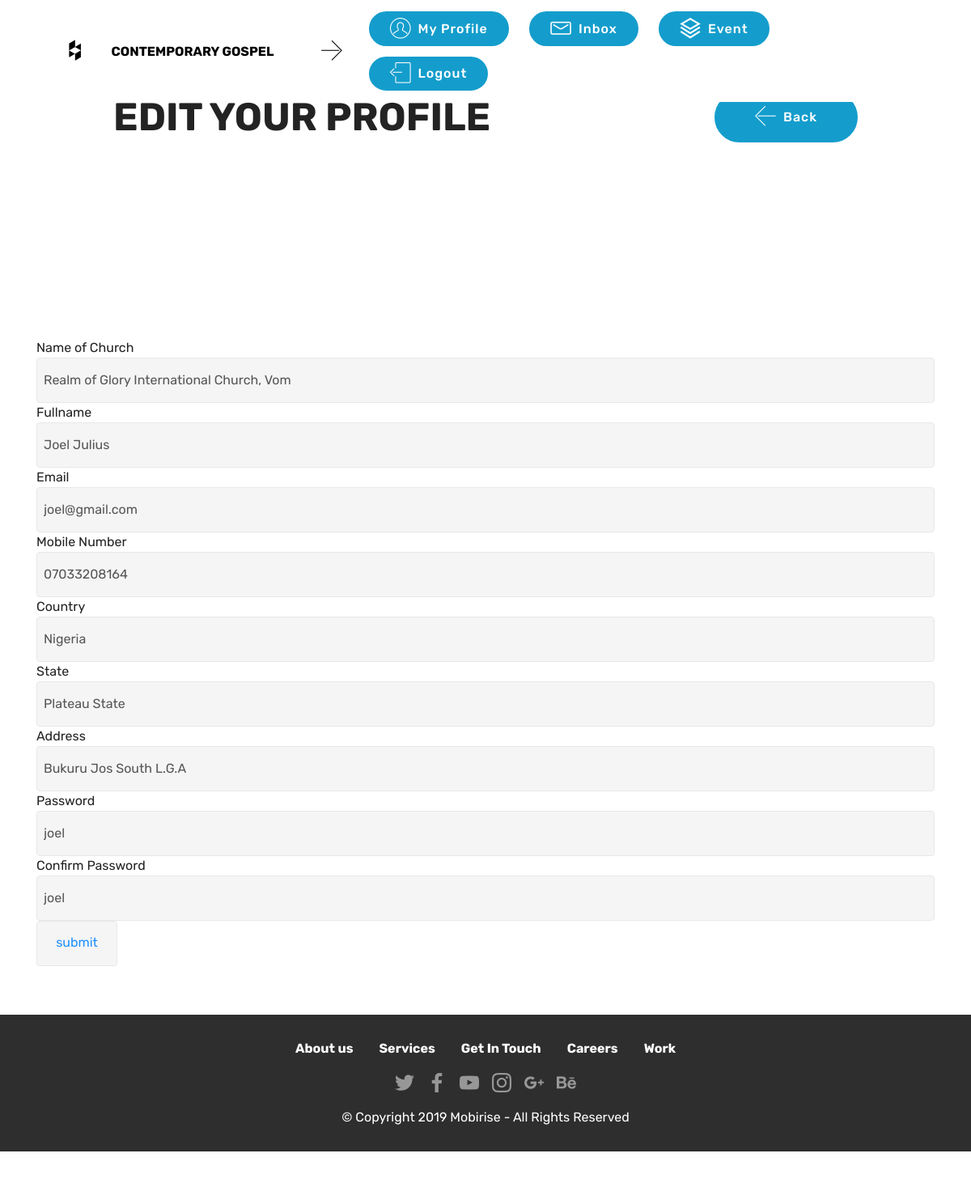
/user/page1a.php?edit=6, run on the app's committed database.
### tables this page shows
CREATE TABLE IF NOT EXISTS `registration` (
  `id` int(150) NOT NULL AUTO_INCREMENT,
  `name_of_church` varchar(150) NOT NULL,
  `fullname` varchar(70) NOT NULL,
  `email` varchar(50) NOT NULL,
  `phone` varchar(25) NOT NULL,
  `country` varchar(150) NOT NULL,
  `state` varchar(150) NOT NULL,
  `address` varchar(150) NOT NULL,
  `pass` varchar(25) NOT NULL,
  `pass2` varchar(25) NOT NULL,
  `image` varchar(200) NOT NULL,
  PRIMARY KEY (`id`)
);

### user/page1a.php (the view, shortened to what this page needs)
<!DOCTYPE html>
<html  >
<head>
  <link rel="stylesheet" href="assets/web/assets/mobirise-icons2/mobirise2.css">
  <link rel="stylesheet" href="assets/web/assets/mobirise-icons/mobirise-icons.css">
  <link rel="stylesheet" href="assets/web/assets/mobirise-icons-bold/mobirise-icons-bold.css">
  <link rel="stylesheet" href="assets/bootstrap/css/bootstrap.min.css">
  <link rel="stylesheet" href="assets/bootstrap/css/bootstrap-grid.min.css">
  <link rel="stylesheet" href="assets/bootstrap/css/bootstrap-reboot.min.css">
  <link rel="stylesheet" href="assets/dropdown/css/style.css">
  <link rel="stylesheet" href="assets/tether/tether.min.css">
  <link rel="stylesheet" href="assets/socicon/css/styles.css">
  <link rel="stylesheet" href="assets/theme/css/style.css">
  <link rel="preload" as="style" href="assets/mobirise/css/mbr-additional.css"><link rel="stylesheet" href="assets/mobirise/css/mbr-additional.css" type="text/css">
</head>
<body>
  <section class="mbr-section info1 cid-rRViMzkess" id="info1-n">
    <div class="container">
        <div class="row justify-content-center content-row">
            <div class="media-container-column title col-12 col-lg-7 col-md-6">
                <h2 class="align-left mbr-bold mbr-fonts-style display-2">EDIT YOUR PROFILE</h2>
            </div>
            <div class="media-container-column col-12 col-lg-3 col-md-4">
                <div class="mbr-section-btn align-right py-4"><a class="btn btn-primary display-4" href="page1.php"><span class="mbri-left mbr-iconfont mbr-iconfont-btn"></span>Back</a></div>
            </div>
        </div>
    </div>
</section>
<section class="engine"><a href="https://mobirise.info/f">simple website creator</a></section><section class="menu cid-rRPjm1qFXp" once="menu" id="menu2-i">
    <nav class="navbar navbar-expand beta-menu navbar-dropdown align-items-center navbar-fixed-top navbar-toggleable-sm">
        <div class="menu-logo">
            <div class="navbar-brand">
                <span class="navbar-caption-wrap"><a class="navbar-caption text-black display-4" href="https://mobirise.co"><span class="socicon socicon-houzz mbr-iconfont mbr-iconfont-btn"></span></a><a class="navbar-caption text-black display-4" href="https://mobirise.co" style="background-color: rgb(255, 255, 255); display: inline !important;">CONTEMPORARY GOSPEL</a></span>
            </div>
        </div>
        <div class="collapse navbar-collapse" id="navbarSupportedContent">
            <ul class="navbar-nav nav-dropdown" data-app-modern-menu="true"><li class="nav-item">
                    <a class="nav-link link text-black display-4" href="https://mobirise.co"><span class="mbri-right mbr-iconfont mbr-iconfont-btn"></span></a>
                </li></ul>
            <div class="navbar-buttons mbr-section-btn"><a class="btn btn-sm btn-primary display-4" href="page1.php"><span class="mbri-user mbr-iconfont mbr-iconfont-btn"></span>
                    My Profile</a>  <a class="btn btn-sm btn-primary display-4" href="page4.php"><span class="mbrib-letter mbr-iconfont mbr-iconfont-btn"></span>Inbox</a>           <a class="btn btn-sm btn-primary display-4" href="page3.php"><span class="mobi-mbri mobi-mbri-layers mbr-iconfont mbr-iconfont-btn"></span>Event</a> <a class="btn btn-sm btn-primary display-4" href="../index/page2.php"><span class="mbri-logout mbr-iconfont mbr-iconfont-btn"></span>
                    Logout</a></div>
        </div>
    </nav>
</section>
<section class="carousel slide testimonials-slider cid-rRVhYem8RM" data-interval="false" id="testimonials-slider1-l">
<?php
$conn=mysql_connect("localhost","root","");
$sql ="SELECT* FROM registration WHERE email='".$_SESSION['email']."'";
$mine=mysql_query($sql,$conn);
while($row = mysql_fetch_array($mine, MYSQL_ASSOC)) {
    echo"
    <div class='container text-center'>
        <h2 class='pb-5 mbr-fonts-style display-2'>
        {$row['name_of_church']}
        </h2>
        <div class='carousel slide' role='listbox' data-pause='true' data-keyboard='false' data-ride='carousel' data-interval='6000'>
            <div class='carousel-inner'>
            <div class='carousel-item'>
                    <div class='user col-md-8'>
                        <div class='user_image'>
                        <img style='max-height:auto;'src='../index/images/".$row['image']."'>
                        </div>
                        <div class='user_name mbr-bold pb-2 mbr-fonts-style display-7'>
                        {$row['fullname']}
                        </div>
                        <div class='user_desk mbr-light mbr-fonts-style display-7'>
                        {$row['email']}
                        </div>
                    </div>
                </div><div class='carousel-item'>
                    <div class='user col-md-8'>
                        <div class='user_image'>
                        <img style='max-height:auto;'src='../index/images/".$row['image']."'>
                        </div>
                        <div class='user_name mbr-bold pb-2 mbr-fonts-style display-7'>
                        {$row['fullname']}
                        </div>
                        <div class='user_desk mbr-light mbr-fonts-style display-7'>
                        {$row['email']}
                        </div>
                    </div>
                </div></div>
            <div class='carousel-controls'>
                <a class='carousel-control-prev' role='button' data-slide='prev'>
                  <span aria-hidden='true' class='mbri-arrow-prev mbr-iconfont'></span>
                  <span class='sr-only'>Previous</span>
                </a>
                <a class='carousel-control-next' role='button' data-slide='next'>
                  <span aria-hidden='true' class='mbri-arrow-next mbr-iconfont'></span>
                  <span class='sr-only'>Next</span>
                </a>
            </div>
        </div>
    </div>
</section>
";}?>
<section class='mbr-section article content12 cid-rRVitkZuGU' id='content12-m'>
    <div class="container">
        <form action="page1a.php" method="POST">
        <?php
if(isset($_GET['edit'])){
$id=$_GET['edit'];
$sql=mysql_query("SELECT * FROM registration WHERE id='$id'");
$row=mysql_fetch_array($sql);
}
?>
<td></td>Name of Church<td><input type="text" name="name_of_church" value="<?php echo $row[1];?>" class="form-control"></td>
<td></td>Fullname<td><input type="text" name="fullname" value="<?php echo $row[2];?>" class="form-control"></td>
<td></td>Email<td><input type="text" name="email" value="<?php echo $row[3];?>" class="form-control"></td>
<td></td>Mobile Number<td><input type="text" name="phone" value="<?php echo $row[4];?>" class="form-control"></td>
<td></td>Country<td><input type="text" name="country" value="<?php echo $row[5];?>" class="form-control"></td>
<td></td>State<td><input type="text" name="state" value="<?php echo $row[6];?>" class="form-control"></td>
<td></td>Address<td><input type="text" name="address" value="<?php echo $row[7];?>" class="form-control"></td>
<td></td>Password<td><input type="text" name="pass" value="<?php echo $row[8];?>"class="form-control"></td>
<td></td>Confirm Password<td><input type="text" name="pass2"value="<?php echo $row[9];?>" class="form-control"></td>
<td><input type="submit" value="submit" name="update" style="padding:5px;width:100px; color:dodgerblue;" class="form-control"></td>
</form>
        </div>
</section>
<section once="footers" class="cid-rRV98GDdMf" id="footer7-j">
    <div class="container">
        <div class="media-container-row align-center mbr-white">
            <div class="row row-links">
                <ul class="foot-menu">
                <li class="foot-menu-item mbr-fonts-style display-7">
                        <a class="text-white mbr-bold" href="#" target="_blank">About us</a>
                    </li><li class="foot-menu-item mbr-fonts-style display-7">
                        <a class="text-white mbr-bold" href="#" target="_blank">Services</a>
                    </li><li class="foot-menu-item mbr-fonts-style display-7">
                        <a class="text-white mbr-bold" href="#" target="_blank">Get In Touch</a>
                    </li><li class="foot-menu-item mbr-fonts-style display-7">
                        <a class="text-white mbr-bold" href="#" target="_blank">Careers</a>
                    </li><li class="foot-menu-item mbr-fonts-style display-7">
                        <a class="text-white mbr-bold" href="#" target="_blank">Work</a>
                    </li></ul>
            </div>
            <div class="row social-row">
                <div class="social-list align-right pb-2">
                <div class="soc-item">
                        <a href="https://twitter.com/mobirise" target="_blank">
                            <span class="socicon-twitter socicon mbr-iconfont mbr-iconfont-social"></span>
                        </a>
                    </div><div class="soc-item">
                        <a href="https://www.facebook.com/pages/Mobirise/1616226671953247" target="_blank">
                            <span class="socicon-facebook socicon mbr-iconfont mbr-iconfont-social"></span>
                        </a>
                    </div><div class="soc-item">
                        <a href="https://www.youtube.com/c/mobirise" target="_blank">
                            <span class="socicon-youtube socicon mbr-iconfont mbr-iconfont-social"></span>
                        </a>
                    </div><div class="soc-item">
                        <a href="https://instagram.com/mobirise" target="_blank">
                            <span class="socicon-instagram socicon mbr-iconfont mbr-iconfont-social"></span>
                        </a>
                    </div><div class="soc-item">
                        <a href="https://plus.google.com/u/0/+Mobirise" target="_blank">
                            <span class="socicon-googleplus socicon mbr-iconfont mbr-iconfont-social"></span>
                        </a>
                    </div><div class="soc-item">
                        <a href="https://www.behance.net/Mobirise" target="_blank">
                            <span class="socicon-behance socicon mbr-iconfont mbr-iconfont-social"></span>
                        </a>
                    </div></div>
            </div>
            <div class="row row-copirayt">
                <p class="mbr-text mb-0 mbr-fonts-style mbr-white align-center display-7">
                    © Copyright 2019 Mobirise - All Rights Reserved
                </p>
            </div>
        </div>
    </div>
</section>
</body>
</html>

### user/assets/dropdown/css/style.css (style rules this page uses)
.navbar-dropdown { left: 0; padding: 0; position: absolute; right: 0; top: 0; transition: all 0.45s ease; z-index: 1030; background: #282828; }
.navbar-dropdown .navbar-caption { font-weight: 700; white-space: normal; vertical-align: -4px; line-height: 3.125rem !important; }
.navbar-dropdown .navbar-caption, .navbar-dropdown .navbar-caption:hover { color: inherit; text-decoration: none; }
.navbar-dropdown.navbar-fixed-top { position: fixed; }
.navbar-dropdown .navbar-brand span { vertical-align: -4px; }
.nav-dropdown { font-size: 0.75rem; font-weight: 500; height: auto !important; }
.nav-dropdown .link { margin: .667em 1.667em; font-weight: 500; padding: 0; transition: color .2s ease-in-out; }
.nav-dropdown .link::after, .nav-dropdown .dropdown-item::after { color: inherit; }

### data on the page
registration: name_of_church "Realm of Glory International Church, Vom", fullname "Joel Julius", email "joel@gmail.com", phone "07033208164", country "Nigeria", state "Plateau State", address "Bukuru Jos South L.G.A", pass "joel"
